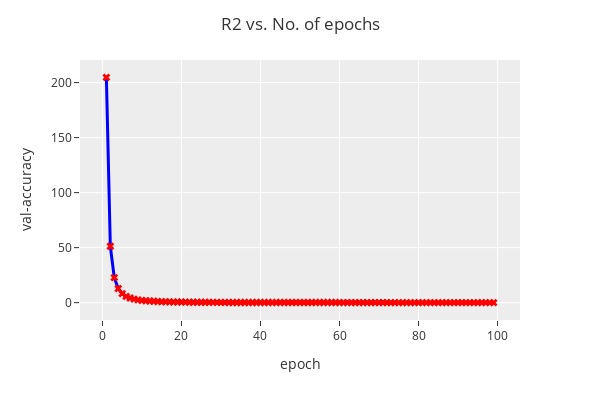

This figure's notebook cell:
### Code cell
fig = px.line(x=range(1, 100), y=list(map(lambda h: objective(h), range(1, 100))), markers=True)

fig.update_traces(
    marker=dict(color="red", size=7, symbol="x"),
    line=dict(color="blue", width=3),
)

fig.update_layout(
    coloraxis_showscale=False,
    height=400,
    width=600,
    xaxis={"title": "epoch"},
    yaxis={"title": "val-accuracy"},
    title="R2 vs. No. of epochs",
    template="ggplot2",
)
fig.show()

### Figure 1 — Plotly figure (JSON) as saved in the notebook; plotly's stock layout.template omitted (floating-point values rounded to 4 significant figures)
{"data": [{"hovertemplate": "x=%{x}<br>y=%{y}<extra></extra>", "legendgroup": "", "line": {"color": "blue", "dash": "solid", "width": 3}, "marker": {"color": "red", "size": 7, "symbol": "x"}, "mode": "lines+markers", "name": "", "orientation": "v", "showlegend": false, "type": "scatter", "x": [1, 2, 3, 4, 5, 6, 7, 8, 9, 10, 11, 12, 13, 14, 15, 16, 17, 18, 19, 20, 21, 22, 23, 24, 25, 26, 27, 28, 29, 30, 31, 32, 33, 34, 35, 36, 37, 38, 39, 40, 41, 42, 43, 44, 45, 46, 47, 48, 49, 50, 51, 52, 53, 54, 55, 56, 57, 58, 59, 60, 61, 62, 63, 64, 65, 66, 67, 68, 69, 70, 71, 72, 73, 74, 75, 76, 77, 78, 79, 80, 81, 82, 83, 84, 85, 86, 87, 88, 89, 90, 91, 92, 93, 94, 95, 96, 97, 98, 99], "xaxis": "x", "y": [204.7, 51.18, 22.75, 12.8, 8.19, 5.687, 4.178, 3.199, 2.528, 2.047, 1.692, 1.422, 1.211, 1.045, 0.9099, 0.7998, 0.7084, 0.6319, 0.5671, 0.5118, 0.4643, 0.423, 0.387, 0.3554, 0.3276, 0.3029, 0.2808, 0.2611, 0.2434, 0.2275, 0.213, 0.1999, 0.188, 0.1771, 0.1671, 0.158, 0.1496, 0.1418, 0.1346, 0.128, 0.1218, 0.1161, 0.1107, 0.1058, 0.1011, 0.09676, 0.09268, 0.08886, 0.08527, 0.0819, 0.07872, 0.07572, 0.07289, 0.07021, 0.06768, 0.06529, 0.06302, 0.06086, 0.05882, 0.05687, 0.05502, 0.05326, 0.05158, 0.04998, 0.04846, 0.047, 0.04561, 0.04428, 0.043, 0.04178, 0.04061, 0.03949, 0.03842, 0.03739, 0.0364, 0.03545, 0.03453, 0.03365, 0.03281, 0.03199, 0.03121, 0.03045, 0.02972, 0.02902, 0.02834, 0.02768, 0.02705, 0.02644, 0.02585, 0.02528, 0.02472, 0.02419, 0.02367, 0.02317, 0.02269, 0.02222, 0.02176, 0.02132, 0.02089], "yaxis": "y"}], "layout": {"coloraxis": {"showscale": false}, "height": 400, "legend": {"tracegroupgap": 0}, "margin": {"t": 60}, "title": {"text": "R2 vs. No. of epochs"}, "width": 600, "xaxis": {"anchor": "y", "domain": [0, 1], "title": {"text": "epoch"}}, "yaxis": {"anchor": "x", "domain": [0, 1], "title": {"text": "val-accuracy"}}}}
